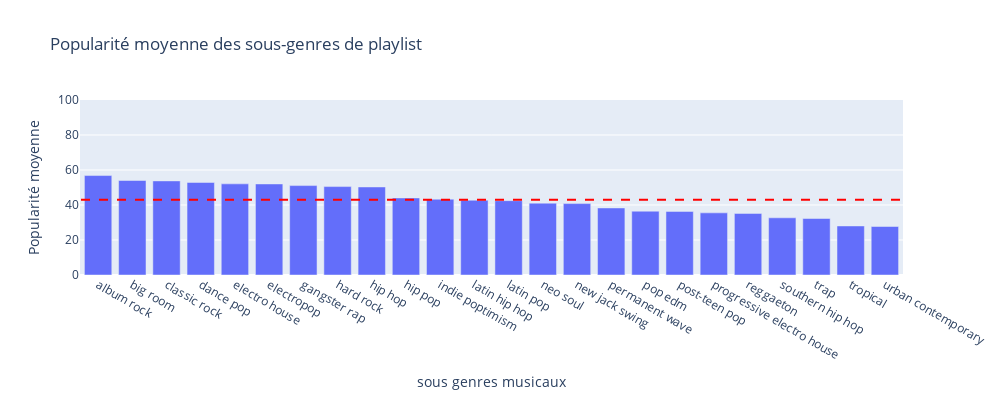

This figure's notebook cell:
### Code cell
fig = px.bar(dfsubgenre.sort_values(by='track_popularity', ascending=False), 
             x=dfsubgenre.index, 
             y='track_popularity', 
             title='Popularité moyenne des sous-genres de playlist')
fig.update_layout(xaxis_title='sous genres musicaux', yaxis_title='Popularité moyenne', yaxis=dict(range=[0, 100]), width=1000, height=400)
# Ajouter une ligne horizontale pour la moyenne globale
fig.add_shape(type='line',
              x0=-0.5, x1=len(dfsubgenre)-0.5,
              y0=dfsubgenre['track_popularity'].mean(), y1=dfsubgenre['track_popularity'].mean(),
              line=dict(color='Red', dash='dash'))
fig.show()

### Figure 1 — Plotly figure (JSON) as saved in the notebook; plotly's stock layout.template omitted (floating-point values rounded to 4 significant figures)
{"data": [{"alignmentgroup": "True", "hovertemplate": "x=%{x}<br>track_popularity=%{y}<extra></extra>", "legendgroup": "", "marker": {"color": "#636efa", "pattern": {"shape": ""}}, "name": "", "offsetgroup": "", "orientation": "v", "showlegend": false, "textposition": "auto", "type": "bar", "x": ["album rock", "big room", "classic rock", "dance pop", "electro house", "electropop", "gangster rap", "hard rock", "hip hop", "hip pop", "indie poptimism", "latin hip hop", "latin pop", "neo soul", "new jack swing", "permanent wave", "pop edm", "post-teen pop", "progressive electro house", "reggaeton", "southern hip hop", "trap", "tropical", "urban contemporary"], "xaxis": "x", "y": [56.83, 54.0, 53.77, 52.88, 52.08, 52.03, 51.1, 50.52, 50.31, 44.05, 43.33, 42.73, 42.48, 41.04, 40.81, 38.32, 36.47, 36.33, 35.51, 35.19, 32.69, 32.28, 28.03, 27.71], "yaxis": "y"}], "layout": {"barmode": "relative", "height": 400, "legend": {"tracegroupgap": 0}, "shapes": [{"line": {"color": "Red", "dash": "dash"}, "type": "line", "x0": -0.5, "x1": 23.5, "y0": 42.94, "y1": 42.94}], "title": {"text": "Popularité moyenne des sous-genres de playlist"}, "width": 1000, "xaxis": {"anchor": "y", "domain": [0, 1], "title": {"text": "sous genres musicaux"}}, "yaxis": {"anchor": "x", "domain": [0, 1], "range": [0, 100], "title": {"text": "Popularité moyenne"}}}}
